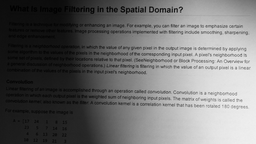
#> input picture Assets/image1.png, 256 x 144 px, shrunk from 1596 x 897 before the run, found by its file name
$ python Local.py
#> lines starting #> are read from the running program, lines starting #| are printed output that depends on the picture; after the words box and inside, x2 and y2 are one past the last pixel; in counts of white or black regions, pixels touching at a corner belong together
import numpy as np
import cv2
###  Read  Image ###
img1=cv2.imread('Assets/image1.png')
#> img1 is the input picture: shape (144, 256, 3); min 0, max 242, mean 110.3
img2=cv2.imread('Assets/image2.jpg')
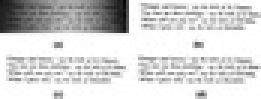
#> input picture Assets/image2.jpg, 87 x 33 px, shrunk from 541 x 203 before the run, found by its file name (shown 3 times larger)
#> img2 is the input picture: shape (33, 87, 3); min 6, max 255, mean 213.3
img3=cv2.imread('Assets/image3.png')
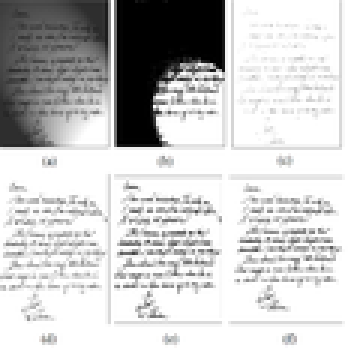
#> input picture Assets/image3.png, 116 x 116 px, shrunk from 721 x 722 before the run, found by its file name (shown 3 times larger)
#> img3 is the input picture: shape (116, 116, 3); mean B, G, R 200, 200, 200
### convert 2 gray ###
im_gray1=cv2.cvtColor(img1,cv2.COLOR_BGR2GRAY)
im_gray2=cv2.cvtColor(img2,cv2.COLOR_BGR2GRAY)
im_gray3=cv2.cvtColor(img3,cv2.COLOR_BGR2GRAY)
### Global iterative Function ###
def local_iterative(title,image,n,constant=2):
#> called with title = 'image 1', n = 25, constant = 2
    row, column = image.shape[:]
#> row = 144; column = 256
    newImage = image[:,:]
    binary = np.zeros((row, column), dtype=np.uint8)
    for i in range(row):
        for j in range(column):
            block = image[max(i-n//2, 0):min(i+n//2+1, row), max(j-n//2, 0):min(j+n//2+1, column)]
            t = np.mean(block) - constant
            if image[i, j] > t:
                newImage[i, j] = 255
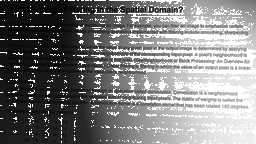
#> newImage: shape (144, 256); min 0, max 255, mean 128
    cv2.imshow(title, newImage)
    cv2.waitKey(0)
### Run ###
local_iterative('image 1',im_gray1 , 25)
local_iterative('image 2',im_gray2 , 25)
local_iterative('image 3',im_gray3 , 25)
#> call 3 of local_iterative, with title = 'image 3', n = 25, constant = 2
#> after the loop in local_iterative (call 3), `for i in range(row):`:
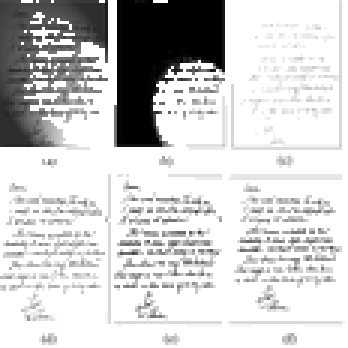
#> newImage: shape (116, 116) (shown 3 times larger); min 0, max 255, mean 206.4
local_iterative('image 1',im_gray1 , 35)
#> after the loop in local_iterative (call 4), `for i in range(row):`: newImage: shape (144, 256); 0.06% of pixels changed, all inside (x1, y1, x2, y2) = (185, 122, 252, 140)
local_iterative('image 2',im_gray2 , 35)
#> after the loop in local_iterative (call 5), `for i in range(row):`:
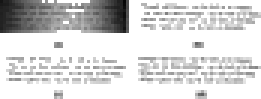
#> newImage: shape (33, 87) (shown 3 times larger); min 6, max 255, mean 217.4
local_iterative('image 3',im_gray3 , 35)
#> after the loop in local_iterative (call 6), `for i in range(row):`:
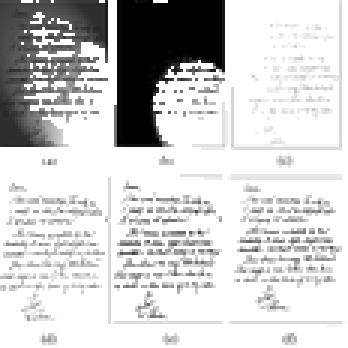
#> newImage: shape (116, 116) (shown 3 times larger); 1.31% of pixels changed, all inside (x1, y1, x2, y2) = (3, 8, 109, 109)
local_iterative('image 1',im_gray1 , 45)
#> after the loop in local_iterative (call 7), `for i in range(row):`:
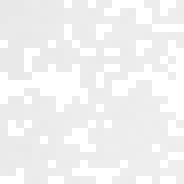
#> block: shape (23, 23) (shown 8 times larger); min 232, max 255, mean 241.4
#> after the loop in local_iterative (call 7), `for i in range(row):`: newImage: shape (144, 256); min 0, max 255, mean 128.1
local_iterative('image 2',im_gray2 , 45)
local_iterative('image 3',im_gray3 , 45)
